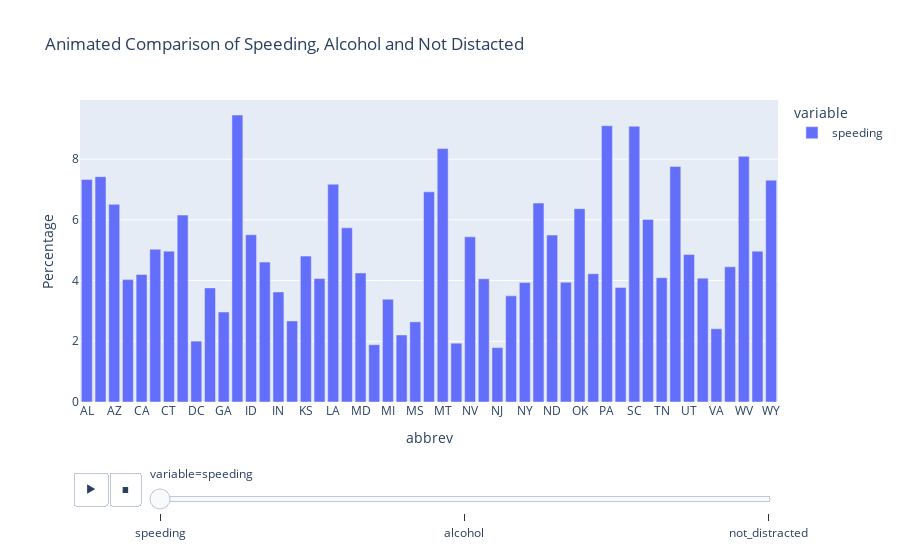

Notebook source saved alongside this figure:
### Code cell
melted_df = df.melt(id_vars=['abbrev'], value_vars=['speeding','alcohol','not_distracted'])
                    
fig = px.bar(melted_df, x='abbrev', y='value',color='variable',
             animation_frame='variable',
             title='Animated Comparison of Speeding, Alcohol and Not Distacted',
             labels={'value':'Percentage'})
fig.show()

### Figure 1 — Plotly figure (JSON) as saved in the notebook; plotly's stock layout.template omitted (floating-point values rounded to 4 significant figures)
{"data": [{"hovertemplate": "variable=speeding<br>abbrev=%{x}<br>Percentage=%{y}<extra></extra>", "legendgroup": "speeding", "marker": {"color": "#636efa", "pattern": {"shape": ""}}, "name": "speeding", "orientation": "v", "showlegend": true, "textposition": "auto", "type": "bar", "x": ["AL", "AK", "AZ", "AR", "CA", "CO", "CT", "DE", "DC", "FL", "GA", "HI", "ID", "IL", "IN", "IA", "KS", "KY", "LA", "ME", "MD", "MA", "MI", "MN", "MS", "MO", "MT", "NE", "NV", "NH", "NJ", "NM", "NY", "NC", "ND", "OH", "OK", "OR", "PA", "RI", "SC", "SD", "TN", "TX", "UT", "VT", "VA", "WA", "WV", "WI", "WY"], "xaxis": "x", "y": [7.332, 7.421, 6.51, 4.032, 4.2, 5.032, 4.968, 6.156, 2.006, 3.759, 2.964, 9.45, 5.508, 4.608, 3.625, 2.669, 4.806, 4.066, 7.175, 5.738, 4.25, 1.886, 3.384, 2.208, 2.64, 6.923, 8.346, 1.937, 5.439, 4.06, 1.792, 3.496, 3.936, 6.552, 5.497, 3.948, 6.368, 4.224, 9.1, 3.774, 9.082, 6.014, 4.095, 7.76, 4.859, 4.08, 2.413, 4.452, 8.092, 4.968, 7.308], "yaxis": "y"}], "layout": {"barmode": "relative", "legend": {"title": {"text": "variable"}, "tracegroupgap": 0}, "sliders": [{"active": 0, "currentvalue": {"prefix": "variable="}, "len": 0.9, "pad": {"b": 10, "t": 60}, "steps": [{"args": [["speeding"], {"frame": {"duration": 0, "redraw": true}, "fromcurrent": true, "mode": "immediate", "transition": {"duration": 0, "easing": "linear"}}], "label": "speeding", "method": "animate"}, {"args": [["alcohol"], {"frame": {"duration": 0, "redraw": true}, "fromcurrent": true, "mode": "immediate", "transition": {"duration": 0, "easing": "linear"}}], "label": "alcohol", "method": "animate"}, {"args": [["not_distracted"], {"frame": {"duration": 0, "redraw": true}, "fromcurrent": true, "mode": "immediate", "transition": {"duration": 0, "easing": "linear"}}], "label": "not_distracted", "method": "animate"}], "x": 0.1, "xanchor": "left", "y": 0, "yanchor": "top"}], "title": {"text": "Animated Comparison of Speeding, Alcohol and Not Distacted"}, "updatemenus": [{"buttons": [{"args": [null, {"frame": {"duration": 500, "redraw": true}, "fromcurrent": true, "mode": "immediate", "transition": {"duration": 500, "easing": "linear"}}], "label": "&#9654;", "method": "animate"}, {"args": [[null], {"frame": {"duration": 0, "redraw": true}, "fromcurrent": true, "mode": "immediate", "transition": {"duration": 0, "easing": "linear"}}], "label": "&#9724;", "method": "animate"}], "direction": "left", "pad": {"r": 10, "t": 70}, "showactive": false, "type": "buttons", "x": 0.1, "xanchor": "right", "y": 0, "yanchor": "top"}], "xaxis": {"anchor": "y", "domain": [0, 1], "title": {"text": "abbrev"}}, "yaxis": {"anchor": "x", "domain": [0, 1], "title": {"text": "Percentage"}}}}
